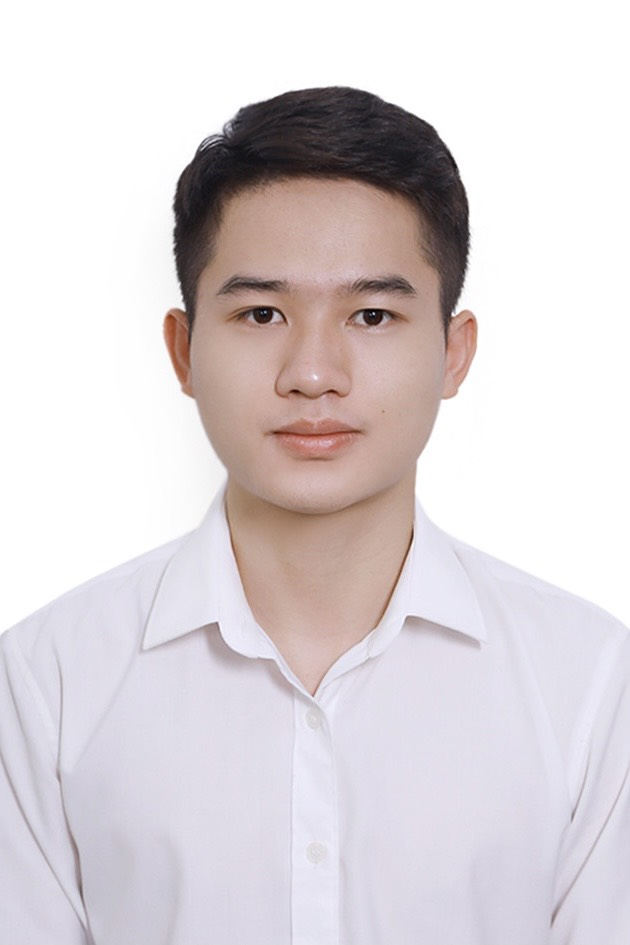
#> input picture M21.ICT.012_NgoTheTu.jpeg, 630 x 945 px, found by its file name
$ python ngothetu_lw3.py
#> lines starting #> are read from the running program, lines starting #| are printed output that depends on the picture
# -*- coding: utf-8 -*-
"""NgoTheTu_LW3.ipynb

Automatically generated by Colaboratory.

Original file is located at
    https://colab.research.google.com/drive/1tFH_t8p2Y_sWxYLNFxPWPcX6cdep4IiY
"""

import matplotlib.pyplot as plt
import matplotlib.image as img

# reading the image
testImage = img.imread('/content/drive/MyDrive/M21.ICT.012_NgoTheTu.jpeg')
#> testImage is the input picture: shape (945, 630, 3); mean R, G, B 219.9, 212.9, 215.7

# displaying the image
plt.imshow(testImage)

from matplotlib import pyplot as plt
import matplotlib.image as mpimg
import numpy as np
from PIL import Image
import os.path
from numba import cuda
import time

imagefile = mpimg.imread('/content/drive/MyDrive/M21.ICT.012_NgoTheTu.jpeg')
imgplot = plt.imshow(imagefile)
plt.show()
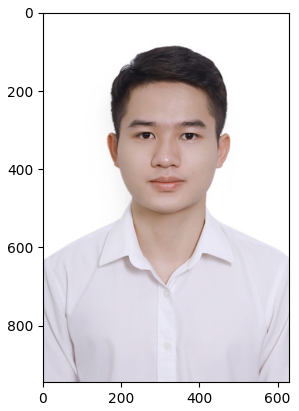
#> figure drawn by matplotlib, 1 panel

height, width, count = imagefile.shape
#> height = 945; width = 630; count = 3
pixelCount = height*width
#> pixelCount = 595350

img1 = imagefile.copy()
img1 = img1.reshape(pixelCount, 3)

def gray_scale(img):
  for i in img:
    gray = i[0]/3 + i[1]/3 + i[2]/3
    i[0] = gray
    i[1] = gray
    i[2] = gray
  return img

t1 = time.time()
img1 = gray_scale(img1)
img1 = np.reshape(img1, (height,width,3))
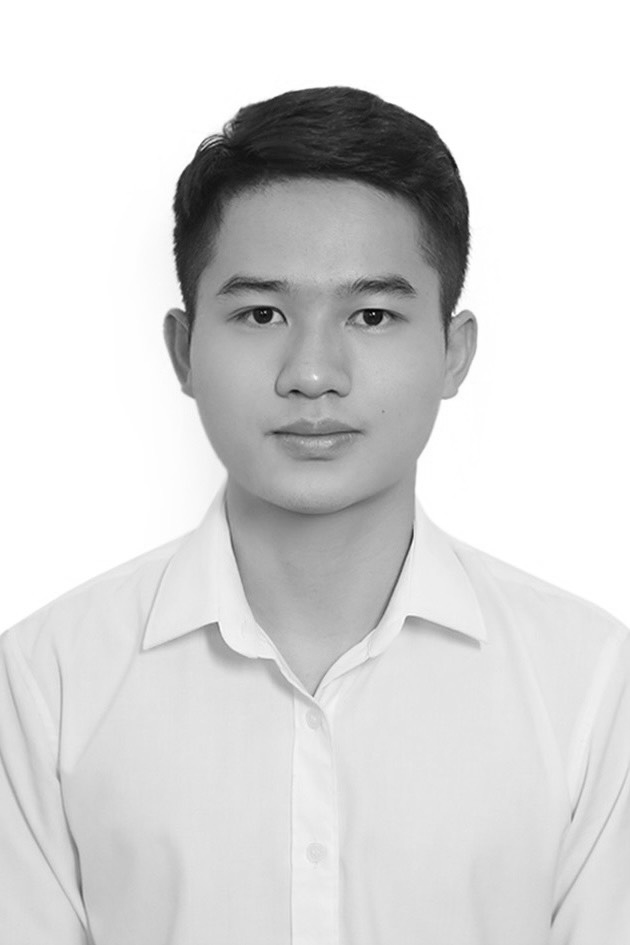
#> img1: shape (945, 630, 3); min 1, max 255, mean 216
t2 = time.time()

wait_time = t2-t1
print(str(wait_time))
imgplot = plt.imshow(img1)
plt.show()

img2 = imagefile.copy().reshape(pixelCount, 3)
#> (the run stopped early here; a loop or call above may not have finished)
